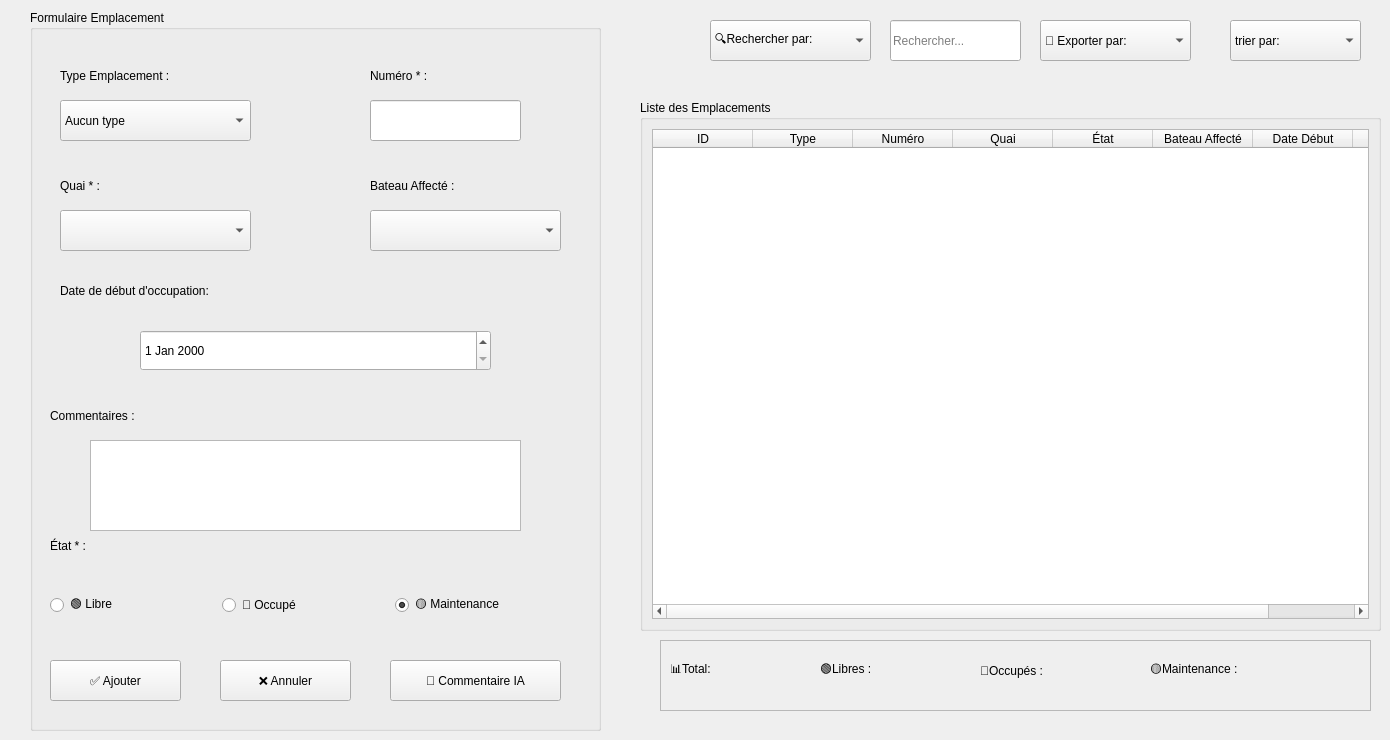
      <widget class="QWidget" name="tab">
       <attribute name="title">
        <string>Accueil</string>
       </attribute>
       <widget class="QFrame" name="frame">
        <property name="geometry">
         <rect>
          <x>660</x>
          <y>640</y>
          <width>711</width>
          <height>71</height>
         </rect>
        </property>
        <property name="frameShape">
         <enum>QFrame::Shape::StyledPanel</enum>
        </property>
        <property name="frameShadow">
         <enum>QFrame::Shadow::Raised</enum>
        </property>
        <widget class="QLabel" name="label_25">
         <property name="geometry">
          <rect>
           <x>10</x>
           <y>10</y>
           <width>131</width>
           <height>41</height>
          </rect>
         </property>
         <property name="text">
          <string>📊Total:</string>
         </property>
        </widget>
        <widget class="QLabel" name="label_26">
         <property name="geometry">
          <rect>
           <x>160</x>
           <y>10</y>
           <width>141</width>
           <height>41</height>
          </rect>
         </property>
         <property name="text">
          <string>🟢Libres :</string>
         </property>
        </widget>
        <widget class="QLabel" name="label_27">
         <property name="geometry">
          <rect>
           <x>320</x>
           <y>10</y>
           <width>151</width>
           <height>41</height>
          </rect>
         </property>
         <property name="text">
          <string>🔴Occupés :</string>
         </property>
        </widget>
        <widget class="QLabel" name="label_28">
         <property name="geometry">
          <rect>
           <x>490</x>
           <y>10</y>
           <width>191</width>
           <height>41</height>
          </rect>
         </property>
         <property name="text">
          <string>🟡Maintenance :</string>
         </property>
        </widget>
       </widget>
       <widget class="QGroupBox" name="groupBox_2">
        <property name="geometry">
         <rect>
          <x>640</x>
          <y>100</y>
          <width>741</width>
          <height>531</height>
         </rect>
        </property>
        <property name="title">
         <string>Liste des Emplacements</string>
        </property>
        <layout class="QVBoxLayout" name="verticalLayout_3">
         <item>
          <widget class="QTableWidget" name="tableWidget_3">
           <property name="editTriggers">
            <set>QAbstractItemView::EditTrigger::NoEditTriggers</set>
           </property>
           <property name="alternatingRowColors">
            <bool>true</bool>
           </property>
           <property name="selectionMode">
            <enum>QAbstractItemView::SelectionMode::SingleSelection</enum>
           </property>
           <property name="selectionBehavior">
            <enum>QAbstractItemView::SelectionBehavior::SelectRows</enum>
           </property>
           <property name="sortingEnabled">
            <bool>true</bool>
           </property>
           <column>
            <property name="text">
             <string>ID</string>
            </property>
           </column>
           <column>
            <property name="text">
             <string>Type</string>
            </property>
           </column>
           <column>
            <property name="text">
             <string>Numéro</string>
            </property>
           </column>
           <column>
            <property name="text">
             <string>Quai</string>
            </property>
           </column>
           <column>
            <property name="text">
             <string>État</string>
            </property>
           </column>
           <column>
            <property name="text">
             <string>Bateau Affecté</string>
            </property>
           </column>
           <column>
            <property name="text">
             <string>Date Début</string>
            </property>
           </column>
           <column>
            <property name="text">
             <string>Action</string>
            </property>
           </column>
          </widget>
         </item>
        </layout>
       </widget>
       <widget class="QGroupBox" name="groupBox">
        <property name="geometry">
         <rect>
          <x>30</x>
          <y>10</y>
          <width>571</width>
          <height>721</height>
         </rect>
        </property>
        <property name="title">
         <string>Formulaire Emplacement</string>
        </property>
        <widget class="QLabel" name="label_20">
         <property name="geometry">
          <rect>
           <x>30</x>
           <y>50</y>
           <width>161</width>
           <height>31</height>
          </rect>
         </property>
         <property name="text">
          <string>Type Emplacement :</string>
         </property>
        </widget>
        <widget class="QComboBox" name="comboBox_13">
         <property name="geometry">
          <rect>
           <x>30</x>
           <y>90</y>
           <width>191</width>
           <height>41</height>
          </rect>
         </property>
         <item>
          <property name="text">
           <string>Aucun type</string>
          </property>
         </item>
         <item>
          <property name="text">
           <string>Petit</string>
          </property>
         </item>
         <item>
          <property name="text">
           <string>Moyen</string>
          </property>
         </item>
         <item>
          <property name="text">
           <string>Grand</string>
          </property>
         </item>
        </widget>
        <widget class="QLabel" name="label_21">
         <property name="geometry">
          <rect>
           <x>340</x>
           <y>50</y>
           <width>161</width>
           <height>31</height>
          </rect>
         </property>
         <property name="text">
          <string>Numéro * :</string>
         </property>
        </widget>
        <widget class="QLineEdit" name="lineEdit_2">
         <property name="geometry">
          <rect>
           <x>340</x>
           <y>90</y>
           <width>151</width>
           <height>41</height>
          </rect>
         </property>
        </widget>
        <widget class="QLabel" name="label_3">
         <property name="geometry">
          <rect>
           <x>360</x>
           <y>140</y>
           <width>141</width>
           <height>20</height>
          </rect>
         </property>
         <property name="text">
          <string/>
         </property>
        </widget>
        <widget class="QLabel" name="label_22">
         <property name="geometry">
          <rect>
           <x>30</x>
           <y>150</y>
           <width>81</width>
           <height>51</height>
          </rect>
         </property>
         <property name="text">
          <string>Quai * :</string>
         </property>
        </widget>
        <widget class="QComboBox" name="comboBox_7">
         <property name="geometry">
          <rect>
           <x>30</x>
           <y>200</y>
           <width>191</width>
           <height>41</height>
          </rect>
         </property>
        </widget>
        <widget class="QLabel" name="label_23">
         <property name="geometry">
          <rect>
           <x>340</x>
           <y>150</y>
           <width>151</width>
           <height>51</height>
          </rect>
         </property>
         <property name="text">
          <string>Bateau Affecté :</string>
         </property>
        </widget>
        <widget class="QComboBox" name="comboBox_8">
         <property name="geometry">
          <rect>
           <x>340</x>
           <y>200</y>
           <width>191</width>
           <height>41</height>
          </rect>
         </property>
        </widget>
        <widget class="QLabel" name="label_30">
         <property name="geometry">
          <rect>
           <x>30</x>
           <y>260</y>
           <width>211</width>
           <height>41</height>
          </rect>
         </property>
         <property name="text">
          <string>Date de début d'occupation:</string>
         </property>
        </widget>
        <widget class="QDateEdit" name="dateEdit_2">
         <property name="geometry">
          <rect>
           <x>110</x>
           <y>320</y>
           <width>351</width>
           <height>41</height>
          </rect>
         </property>
        </widget>
        <widget class="QLabel" name="label_4">
         <property name="geometry">
          <rect>
           <x>100</x>
           <y>360</y>
           <width>341</width>
           <height>20</height>
          </rect>
         </property>
         <property name="text">
          <string/>
         </property>
        </widget>
        <widget class="QLabel" name="label_31">
         <property name="geometry">
          <rect>
           <x>20</x>
           <y>380</y>
           <width>151</width>
           <height>51</height>
          </rect>
         </property>
         <property name="text">
          <string>Commentaires :</string>
         </property>
        </widget>
        <widget class="QTextEdit" name="textEdit">
         <property name="geometry">
          <rect>
           <x>60</x>
           <y>430</y>
           <width>431</width>
           <height>91</height>
          </rect>
         </property>
        </widget>
        <widget class="QLabel" name="label_24">
         <property name="geometry">
          <rect>
           <x>20</x>
           <y>510</y>
           <width>81</width>
           <height>51</height>
          </rect>
         </property>
         <property name="text">
          <string>État * :</string>
         </property>
        </widget>
        <widget class="QWidget" name="horizontalLayoutWidget_4">
         <property name="geometry">
          <rect>
           <x>20</x>
           <y>560</y>
           <width>511</width>
           <height>71</height>
          </rect>
         </property>
         <layout class="QHBoxLayout" name="horizontalLayout_7">
          <item>
           <widget class="QRadioButton" name="radioButton_8">
            <property name="text">
             <string>🟢 Libre</string>
            </property>
            <property name="checked">
             <bool>false</bool>
            </property>
           </widget>
          </item>
          <item>
           <widget class="QRadioButton" name="radioButton_9">
            <property name="text">
             <string>🔴 Occupé</string>
            </property>
           </widget>
          </item>
          <item>
           <widget class="QRadioButton" name="radioButton_10">
            <property name="text">
             <string>🟡 Maintenance</string>
            </property>
            <property name="checked">
             <bool>true</bool>
            </property>
           </widget>
          </item>
         </layout>
        </widget>
        <widget class="QPushButton" name="pushButton_14">
         <property name="geometry">
          <rect>
           <x>20</x>
           <y>650</y>
           <width>131</width>
           <height>41</height>
          </rect>
         </property>
         <property name="text">
          <string>✅ Ajouter</string>
         </property>
        </widget>
        <widget class="QPushButton" name="pushButton_16">
         <property name="geometry">
          <rect>
           <x>190</x>
           <y>650</y>
           <width>131</width>
           <height>41</height>
          </rect>
         </property>
         <property name="text">
          <string>❌ Annuler</string>
         </property>
        </widget>
        <widget class="QPushButton" name="pushButton_17">
         <property name="geometry">
          <rect>
           <x>360</x>
           <y>650</y>
           <width>171</width>
           <height>41</height>
          </rect>
         </property>
         <property name="text">
          <string>🤖 Commentaire IA</string>
         </property>
        </widget>
       </widget>
       <widget class="QComboBox" name="comboBox_9">
        <property name="geometry">
         <rect>
          <x>710</x>
          <y>20</y>
          <width>161</width>
          <height>41</height>
         </rect>
        </property>
        <item>
         <property name="text">
          <string>🔍Rechercher par:</string>
         </property>
        </item>
        <item>
         <property name="text">
          <string>type</string>
         </property>
        </item>
        <item>
         <property name="text">
          <string>id</string>
         </property>
        </item>
        <item>
         <property name="text">
          <string>etat</string>
         </property>
        </item>
        <item>
         <property name="text">
          <string>numéro</string>
         </property>
        </item>
        <item>
         <property name="text">
          <string>Durée</string>
         </property>
        </item>
       </widget>
       <widget class="QLineEdit" name="lineEdit_3">
        <property name="geometry">
         <rect>
          <x>890</x>
          <y>20</y>
          <width>131</width>
          <height>41</height>
         </rect>
        </property>
        <property name="placeholderText">
         <string>Rechercher...</string>
        </property>
       </widget>
       <widget class="QComboBox" name="comboBox_10">
        <property name="geometry">
         <rect>
          <x>1230</x>
          <y>20</y>
          <width>131</width>
          <height>41</height>
         </rect>
        </property>
        <item>
         <property name="text">
          <string>trier par:</string>
         </property>
        </item>
        <item>
         <property name="text">
          <string>↑ ID</string>
         </property>
        </item>
        <item>
         <property name="text">
          <string>↓ ID</string>
         </property>
        </item>
        <item>
         <property name="text">
          <string>↑ État</string>
         </property>
        </item>
        <item>
         <property name="text">
          <string>↓ État</string>
         </property>
        </item>
        <item>
         <property name="text">
          <string>↑ Bateau affecté</string>
         </property>
        </item>
        <item>
         <property name="text">
          <string>↓ Bateau affecté</string>
         </property>
        </item>
       </widget>
       <widget class="QComboBox" name="comboBox_12">
        <property name="geometry">
         <rect>
          <x>1040</x>
          <y>20</y>
          <width>151</width>
          <height>41</height>
         </rect>
        </property>
        <item>
         <property name="text">
          <string>📄 Exporter par:</string>
         </property>
        </item>
        <item>
         <property name="text">
          <string>PDF</string>
         </property>
        </item>
        <item>
         <property name="text">
          <string>Excel</string>
         </property>
        </item>
       </widget>
      </widget>
